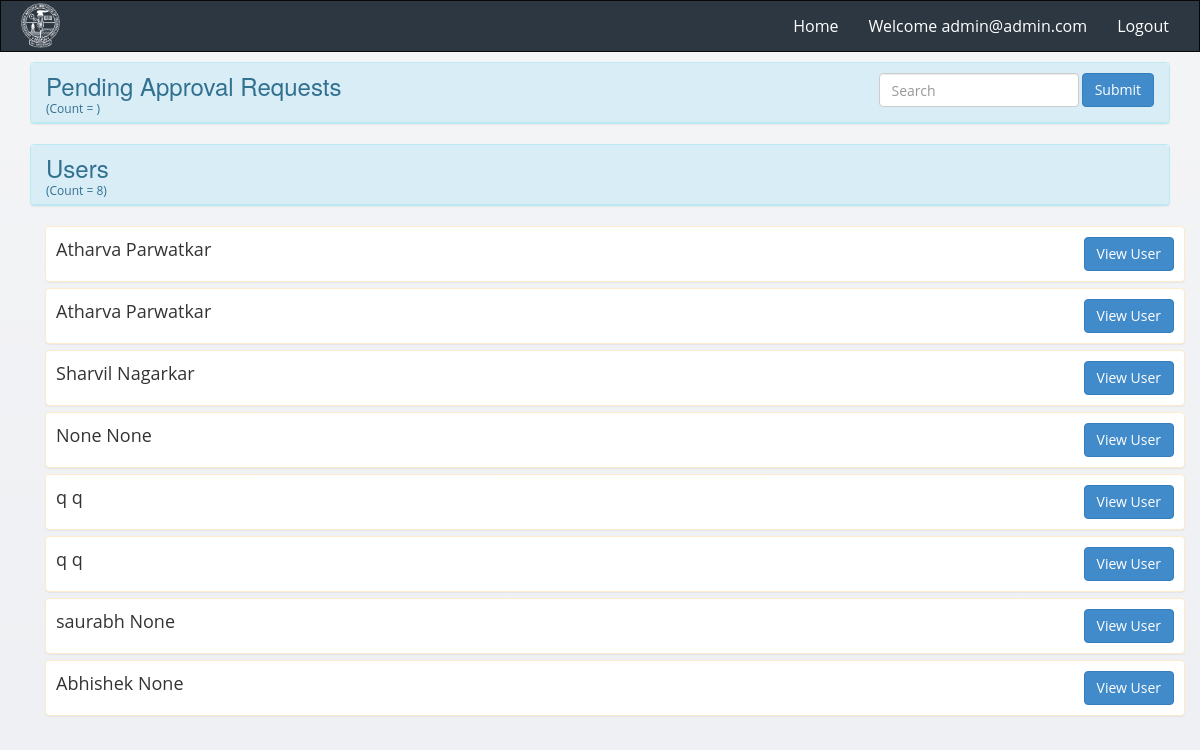
The page /admn/users/ (signed in) on the database its author committed.
### dashboard/models.py (models this page shows, shortened)
class MyUser(AbstractBaseUser):
    email = models.EmailField(
        verbose_name='email address',
        max_length=255,
        unique=True,
    )
    id_no       = models.IntegerField(null=True)
    first_name  = models.CharField(max_length=50, null=True)
    last_name   = models.CharField(max_length=50, null=True)
    branch      = models.CharField(max_length=4, choices=BRANCHES)
    enr_no      = models.CharField(max_length=11, null=True)
    cgpa        = models.FloatField(max_length=5, null=True)
    is_active   = models.BooleanField(default=True)
    is_admin    = models.BooleanField(default=False)
    resume      = models.FileField(null=True)
    objects = MyUserManager()
    USERNAME_FIELD = 'email'
    REQUIRED_FIELDS = []

### admn/views.py (the view)
# urls.py: url(r'^users/(?P<user_id>[0-9]+)v/$', views.view_user, name="viewuser"),
@user_passes_test(isUserAdmin, login_url='/admn/login/')
def users(request):
    if 'query' in request.GET:
        user = MyUser.objects.filter(first_name__contains=request.GET['query'], is_admin=False, is_active=True).order_by('-id')
    else:
        user = MyUser.objects.filter(is_admin=False, is_active=True).order_by('-id')
    return render(request, 'admn/user_list.html', {'user': user})

### admn/views.py (called while the page is built)
def isUserAdmin(MyUser):
    if MyUser.is_authenticated:
        if MyUser.is_admin == True:
            return True
        else:
            return False
    else:
        return False

### admn/templates/admn/user_list.html (shortened to what this page needs)
{% extends 'admn/base.html' %}
{% block content %}
<div class="container">
<div class="panel panel-info"  style="margin-top: 10px;">
    <div class="panel-heading" style="height: 60px;">
        <h3 style="display: inline; height: 100px;">
            Pending Approval Requests
        </h3>
        <div style="float: right;">
            <form action="" method="get" enctype="multipart/form-data">
                <input class="form-control" id="id_first_name" maxlength="50" name="query" type="text"
                                               style="width: 200px; display: inline;" placeholder="Search"/>
                <button class="btn btn-primary btn-md" type="submit" role="button" id="new_topic" >Submit</button>
            </form>
        </div>
        <p>(Count = {{ p_user.count }})</p>
    </div>
</div>
    <div class="panel panel-info"  style="margin-top: 10px;">
    <div class="panel-heading" style="height: 60px;">
        <h3 style="display: inline; height: 100px;">
            Users
        </h3>
        <p>(Count = {{ user.count }})</p>
    </div>
</div>
    {% for u in user %}
        <div class="container">
           <div class="panel panel-warning" style="margin-bottom: 6px;">
                  <div class="panel-body" style="font-size: 14px; padding: 10px;">
                      <div style="width: 30%; display: inline-block;">
                        <span style="font-size: 18px;">{{ u.first_name }} {{ u.last_name }}</span>
                      </div>
                      <span style="float: right"><a href="{% url 'admn:viewuser' u.id %}" class="btn btn-primary btn-md" role="button" id="new_topic" >View User</a></span>
                  </div>
            </div>
        </div>
    {% endfor %}
{% endblock %}

### admn/templates/admn/base.html (shortened to what this page needs)
<!DOCTYPE html>
<html>
  <head>
    {% load staticfiles %}
    <link href="{% static 'admn/bootstrap/css/bootstrap.min.css' %}" rel="stylesheet">
    <link href="{% static 'admn/css/styles.css' %}" rel="stylesheet">
  </head>
  <body class="login-bg">
    <nav class="navbar navbar-inverse">
      <div class="container-fluid">
        <div class="navbar-header">
          <a class="navbar-brand" href="{% url 'home:home' %}" style="padding: 0px; margin-left: 20px;"><img src="{% static 'home/images/logo.png' %}" style="padding: 0px; height: 45px; margin-top: 2px;"/></a>
        </div>
        <div class="collapse navbar-collapse" id="myNavbar">
          <ul class="nav navbar-nav navbar-right" style="margin-right: 0;">
            <li><a href="{% url 'admn:admnindex' %}">Home</a></li>
            <li><a href="{% url 'admn:admnindex' %}">Welcome {{ request.user.email }}</a></li>
              {% if request.user.is_authenticated %}
                  <li><a href="{% url 'admn:admnlogout' %}">Logout</a></li>
              {% else %}
                  <li><a href="{% url 'admn:admnlogin' %}">Login</a></li>
              {% endif %}
          </ul>
        </div>
      </div>
    </nav>
<div class="page-content">
        {% block content %}
        {% endblock %}
</div>
  </body>
</html>

### admn/static/admn/css/styles.css (style rules this page uses)
body,html { overflow-x: hidden; width: 100%; }
body { font-family: 'Open Sans', sans-serif; background-color: #f7f7f7; position: relative; margin: 0px; font-size: 12px; padding: 0px; }
.login-bg { background: rgba(255, 255, 255, 0); background: -webkit-linear-gradient(rgba(255, 255, 255, 0.3), rgba(255, 255, 255, 0)); background: -moz-linear-gradient(rgba(255, 255, 255, 0.3), rgba(255, 255, 255, 0)); background: -ms-linear-gradient(rgba(255, 255, 255, 0.3), rgba(255, 255, 255, 0)); background: -o-linear-gradient(rgba(255, 255, 255, 0.3), rgba(255, 255, 255, 0)); background: linear-gradient(rgba(255, 255, 255, 0.3), rgba(255, 255, 255, 0)); background-color: #eff0f3; background-repeat: no-repeat; height: 100%; }
body { background-color: #eff0f3; }
.panel-body { clear:both; }
nav.navbar { background: #2c3742; border-radius: 0; font-size: 16px; font-weight: 500; }
nav.navbar li a { color: white; !important; }
.navbar-inverse .navbar-nav > li > a { color: #fff !important; }
nav { clear: both !important; }
.navbar { margin-bottom: 0; }

### rows shown on the page
MyUser: user.email "admin@admin.com"
MyUser: first_name "Atharva", last_name "Parwatkar"
MyUser: first_name "Atharva", last_name "Parwatkar"
MyUser: first_name "Sharvil", last_name "Nagarkar"
MyUser: first_name "None", last_name "None"
MyUser: first_name "q", last_name "q"
MyUser: first_name "q", last_name "q"
MyUser: first_name "saurabh", last_name "None"
MyUser: first_name "Abhishek", last_name "None"

### other values the page prints
{{ user.count }} "8"
